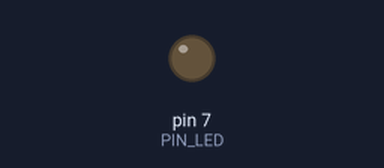
A sketch run on a simulated Arduino Uno, built with avr-gcc and run on an emulated ATmega328P. Shown: output pins drawn as LEDs (lit = HIGH). Dashed ring = blinking.

Above: at 0.5 s.
At 1.85 s:
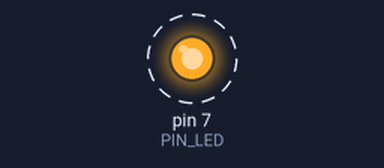
Timing chart, 0 to 3.0 s (numbered marks = the images above):
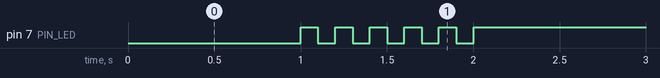

Measured:
- by itself, pin 7 (PIN_LED): alternates HIGH for 0.10 s and LOW for 0.10 s, 11 changes in all, then stays HIGH

The sketch:

05_practice_2.ino
```cpp
#define PIN_LED 7


unsigned int count, toggle;


void setup() {


  pinMode(PIN_LED, OUTPUT);


  count =toggle =0;


  digitalWrite(PIN_LED, toggle); // turn off LED.


}


void loop() {


  ++count;

  Serial.println( toggle);


  toggle = toggle_state(toggle); //toggle LED value.


  digitalWrite(PIN_LED, toggle); // update LED status.


  if ( count == 1){

    delay(1000); // wait for 1,000 milliseconds

  }


  else if (count > 1) {

    delay(100);

  }

}


int toggle_state(int toggle) {

  while (count == 1) {

    toggle = 0;

    return toggle;

  }

  while ((count  >= 2) && (count  < 12)) {

    toggle = (count + 1) % 2 ;

    return toggle;

  }

  while (count >= 12) {

    toggle = 1;

    return toggle;

  }

}
```
